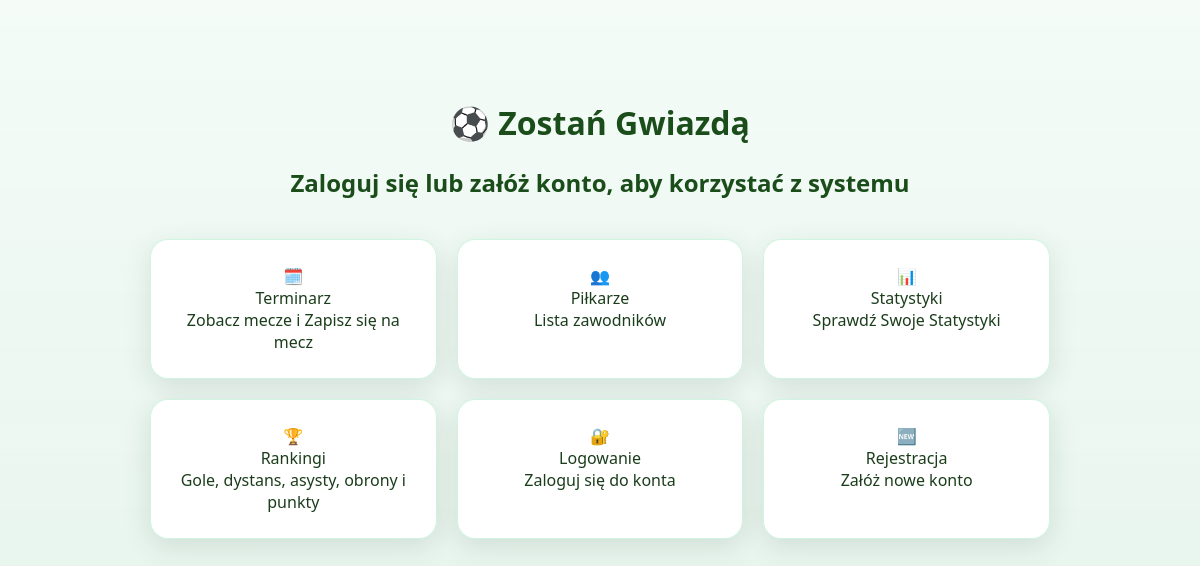
The app's page /, older data.
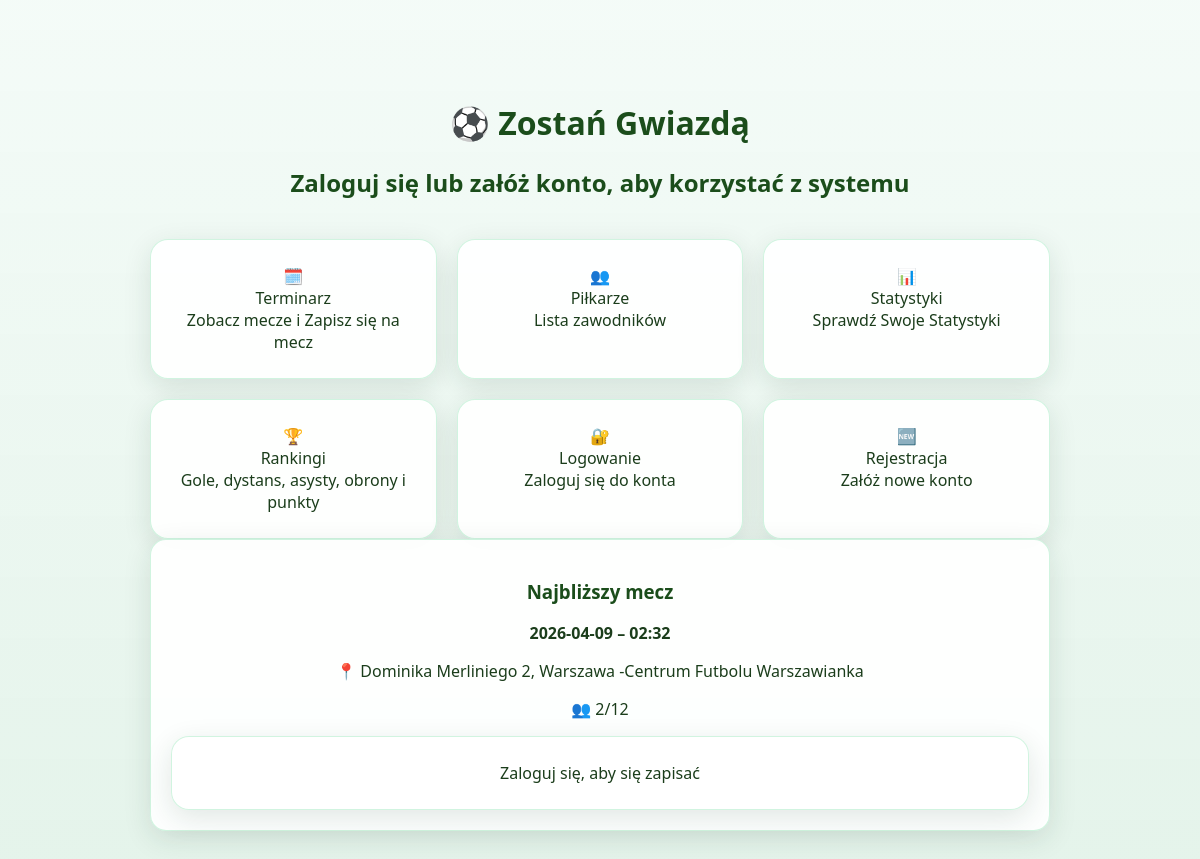
The same page, newer data.
### tables this page shows
CREATE TABLE matches (
            id INTEGER PRIMARY KEY AUTOINCREMENT,
            match_date TEXT NOT NULL,
            match_time TEXT NOT NULL,
            location TEXT NOT NULL,
            max_slots INTEGER NOT NULL,
            signed_up INTEGER NOT NULL DEFAULT 0,
            played INTEGER NOT NULL DEFAULT 0
        );

### app.py (the view, shortened to what this page needs)
@app.route("/")
def home():
    conn = get_db()
    next_match = conn.execute(
        "SELECT * FROM matches WHERE match_date >= date('now') ORDER BY match_date, match_time LIMIT 1"
    ).fetchone()
    user_signed = False
    conn.close()
    return render_template("index.html", next_match=next_match, user_signed=user_signed)

### db.py (called while the page is built)
def get_db():
    conn = sqlite3.connect("database.db")
    conn.row_factory = sqlite3.Row
    return conn

### templates/index.html (shortened to what this page needs)
<!DOCTYPE html>
<html lang="pl">
<head>
    <link rel="stylesheet" href="/static/theme.css">
</head>
<body>
<div class="container">
    <h1 style="color:#1b4d1b;">⚽ Zostań Gwiazdą</h1>
    {% if session.user_id %}
    <h2 style="color:#1b4d1b;">Wybierz, co chcesz zrobić</h2>
    {% else %}
    <h2 style="color:#1b4d1b;">Zaloguj się lub załóż konto, aby korzystać z systemu</h2>
    {% endif %}
    <div class="grid">
        <a href="/terminarz" class="tile">
            <div class="tile-icon">🗓️</div>
            <div class="tile-title">Terminarz</div>
            <div class="tile-desc">Zobacz mecze i Zapisz się na mecz</div>
        </a>
        <a href="/pilkarze" class="tile">
            <div class="tile-icon">👥</div>
            <div class="tile-title">Piłkarze</div>
            <div class="tile-desc">Lista zawodników</div>
        </a>
        <a href="/statystyki" class="tile">
            <div class="tile-icon">📊</div>
            <div class="tile-title">Statystyki</div>
            <div class="tile-desc">Sprawdź Swoje Statystyki</div>
        </a>
        <a href="/rankingi" class="tile">
            <div class="tile-icon">🏆</div>
            <div class="tile-title">Rankingi</div>
            <div class="tile-desc">Gole, dystans, asysty, obrony i punkty</div>
        </a>
        {% if not session.user_id %}
        <a href="/login" class="tile">
            <div class="tile-icon">🔐</div>
            <div class="tile-title">Logowanie</div>
            <div class="tile-desc">Zaloguj się do konta</div>
        </a>
        <a href="/register" class="tile">
            <div class="tile-icon">🆕</div>
            <div class="tile-title">Rejestracja</div>
            <div class="tile-desc">Załóż nowe konto</div>
        </a>
        {% endif %}
    </div>
    {% if next_match %}
    <div class="next-match">
        <h3 style="color:#1b4d1b;">Najbliższy mecz</h3>
        <p><strong>{{ next_match.match_date }} – {{ next_match.match_time }}</strong></p>
        <p>📍 {{ next_match.location }}</p>
        <p>👥 {{ next_match.signed_up }}/{{ next_match.max_slots }}</p>
        {% if session.user_id %}
        {% if user_signed %}
        <div class="tile" style="margin-top:10px; background:#a8e6a3; cursor:default;">
            Jesteś zapisany na ten mecz
        </div>
        {% else %}
        <div class="tile" style="margin-top:10px; background:#2ecc71; color:white;"
             onclick="signupFromHome({{ next_match.id }}, '{{ next_match.match_date }}', '{{ next_match.match_time }}', '{{ next_match.location }}')">
            Zapisz się na mecz
        </div>
        {% endif %}
        {% else %}
        <a href="/login" class="tile" style="margin-top:10px;">Zaloguj się, aby się zapisać</a>
        {% endif %}
    </div>
    {% endif %}
</div>
</body>
</html>

Row changes from the older to the newer data that the page shows:
now on this page (row edited): matches: match_date "2026-04-09", match_time "02:32", location "Dominika Merliniego 2, Warszawa -Centrum Futbolu Warszawianka", signed_up "2", max_slots "12"
Text that changed along with them:
text now shown: "Najbliższy mecz – 📍 👥 / Zaloguj się, aby się zapisać"
